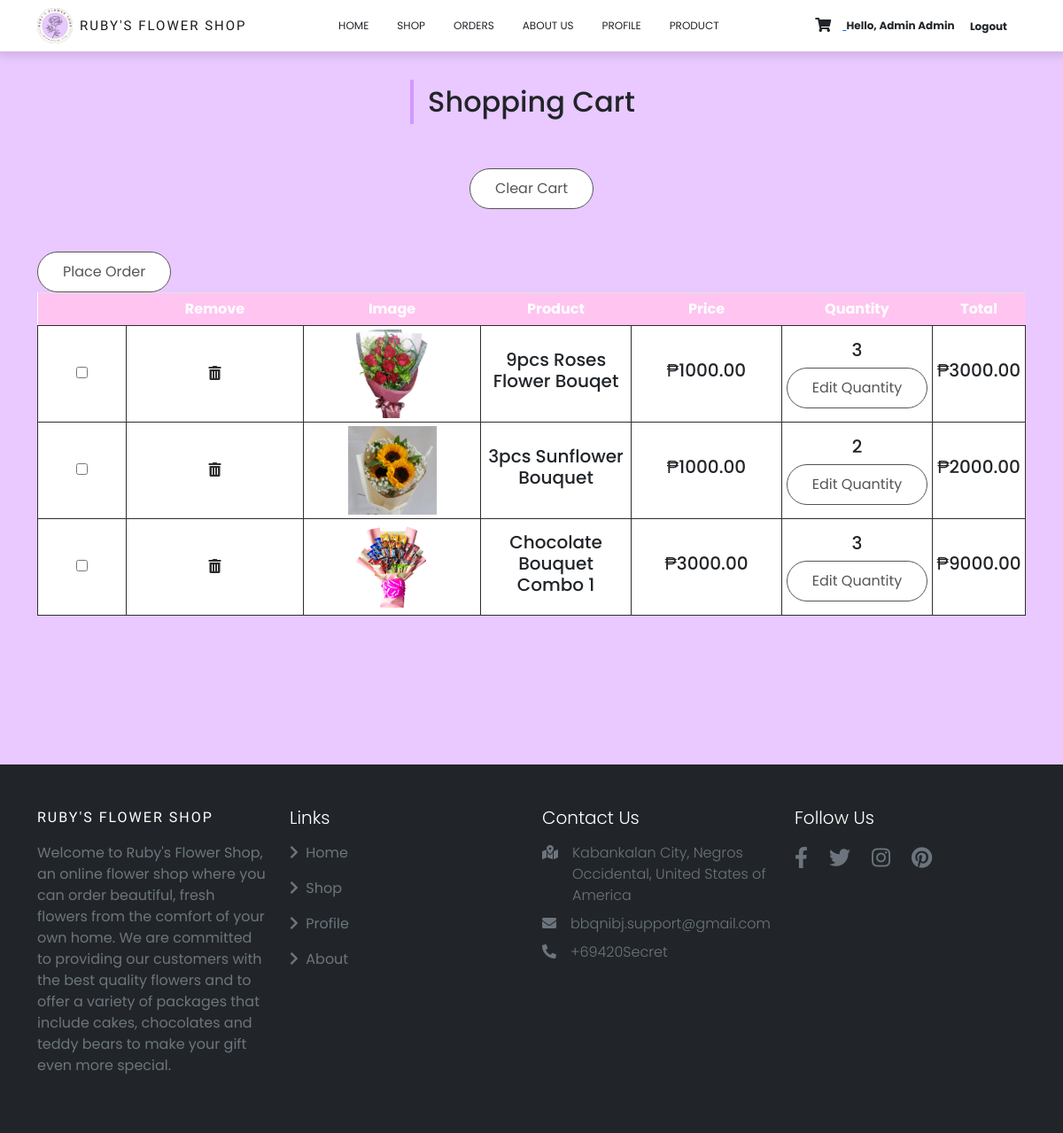
Screenshot of /cart.php (signed in) with the database file from the repository.
### tables this page shows
CREATE TABLE `user` (
  `user_ID` int(11) NOT NULL,
  `user_level` int(1) NOT NULL,
  `user_email` varchar(255) NOT NULL,
  `user_password` varchar(255) NOT NULL,
  `user_fname` varchar(255) NOT NULL,
  `user_lname` varchar(255) NOT NULL,
  `user_MI` varchar(3) NOT NULL,
  `user_gender` varchar(255) NOT NULL,
  `user_phonenumber` varchar(255) NOT NULL,
  `user_birthdate` varchar(255) NOT NULL
);

CREATE TABLE `cart` (
  `cart_ID` int(11) NOT NULL,
  `user_ID` int(11) NOT NULL,
  `prod_ID` int(11) NOT NULL,
  `prod_quantity` int(11) NOT NULL
);

CREATE TABLE `product` (
  `prod_ID` int(11) NOT NULL,
  `prod_name` varchar(255) NOT NULL,
  `prod_category` varchar(255) NOT NULL,
  `prod_price` double NOT NULL,
  `prod_details` text NOT NULL,
  `prod_dateAdded` varchar(255) NOT NULL,
  `prod_picture` varchar(255) NOT NULL
);

### functions.php (called while the page is built)
<?php
function check_login($con){
    if(isset($_SESSION['user_email'])){
        $id = $_SESSION['user_email'];
        $query = "select * from user where user_email = '$id' limit 1";
        $result = mysqli_query($con, $query);
        if($result && mysqli_num_rows($result) > 0){
            $user_data = mysqli_fetch_assoc($result);
            return $user_data;
        }
    }
    else{
    header("Location: login.php");
    die;
    }
}

### cart.php (the view, shortened to what this page needs)
<?php
    include("connection.php");
    include("functions.php");
    $user_data = check_login($con);
    include("header.php");
$user_ID = $user_data['user_ID'];
$sql = ("SELECT * FROM cart WHERE user_ID ='$user_ID'");
mysqli_query($con, $sql);
$result = mysqli_query($con, $sql);
$num = mysqli_num_rows($result);
if($num >= 1){
                echo'
                <section id = "special" class = "pt-5">
                    <div class = "container">
                        <div class = "title text-center pt-5">
                            <h2 class = "position-relative d-inline-block">Shopping Cart</h2>
                        </div>
                    </div>
                </section>';
                echo"
                <section id='cart-container' class='container my-5'>
                        <table width='100%' class='table table-bordered table-sm align-middle text-center bg-white table-hover'>
                            <thead>
                                <tr>
                                    <td></td>
                                    <td>Remove</td>
                                    <td>Image</td>
                                    <td>Product</td>
                                    <td>Price</td>
                                    <td>Quantity</td>
                                    <td>Total</td>
                                </tr>
                            </thead>
                            <tbody>
                            <form action='transaction.php' method='post'>
                            <tr>";
                while($row = mysqli_fetch_array( $result )){
                    $cart_ID = $row['cart_ID'];
                    $cart_prod_ID = $row['prod_ID'];
                    $prod_quantity = $row['prod_quantity'];
                    $sql2 = ("select * from product where prod_ID = '$cart_prod_ID'");
                    mysqli_query($con, $sql2);
                    $result2 = mysqli_query($con, $sql2);
                    $row2 = mysqli_fetch_array($result2);
                    $prod_ID = $row2['prod_ID'];
                    $prod_price = $row2['prod_price'];
                    $total = $prod_price * $prod_quantity;
                                    echo"
                                            <td>
                                            <input type='checkbox' id='cart' name='product[]' value='$prod_ID'></td>
                                            <td><a href='delete_cart.php?id=$cart_ID'><i class='fas fa-trash-alt'></i></a></td>
                                            <td><img src = 'images/products/{$row2['prod_picture']}' width='200'  ></td>
                                            <td>
                                                <h5>{$row2['prod_name']}</h5>
                                            </td>
                                            <td>
                                                <h5>₱{$row2['prod_price']}.00</h5>
                                            </td>
                                            <td>
                                                <h5>{$row['prod_quantity']}</h5>
                                                <a href='editQuantity2.php?prod_ID=$prod_ID&cart_ID=$cart_ID&user_ID=$user_ID&prod_quantity=$prod_quantity' class='btn btn-primary'>Edit Quantity</a>
                                            </td>
                                            <td>
                                                <h5>₱$total.00</h5>
                                            </td>
                                        </tr>";
                    }
                    echo "
                    <div class='text-center px-2 pb-5'><a href='deleteAllfromCart.php?user_ID=$user_ID' class='btn btn-secondary text-center'>Clear Cart</a></div>
                    <input type ='submit' class='btn btn-primary' value='Place Order' name='create'/>
                    </form>";
}
echo"
</tbody>
</table>
</section>";
?>
<?php
include('footer.php');
?>

### header.php (shortened to what this page needs)
<!DOCTYPE html>
<html lang="en">
<head>
    <link rel="stylesheet" href="https://cdnjs.cloudflare.com/ajax/libs/font-awesome/5.15.4/css/all.min.css" />
    <link rel = "stylesheet" href = "bootstrap-5.0.2-dist/css/bootstrap.min.css">
    <link rel = "stylesheet" href = "css/main.css">
</head>
<body>
    <nav class = "navbar navbar-expand-lg navbar-light bg-white py-1 fixed-top">
    <div class = "container">
            <a class = "navbar-brand d-flex justify-content-between align-items-center order-lg-0" href = "index.php">
                <img src = "images/rubylogo.png" alt = "site icon">
                <span class = "logoText text-uppercase fw-lighter ms-2">Ruby's Flower Shop</span>
            </a>
            <div class = "order-lg-2 nav-btns px-2">
            <a href="cart.php">
                <button type = "button" class = "btn position-relative text-dark">
                    <i class = "fa fa-shopping-cart"></i>
                </button>
            </a>
            <b class="userGreet">Hello, <?php echo $user_data['user_fname']," ", $user_data['user_lname']?></b>
                    <a href="logout.php">
                        <button type = "button" class = "btn position-relative">
                            <b class="userGreet">Logout</b>
                        </button>
                    </a>
            </div>
            <div class = "collapse navbar-collapse order-lg-1" id = "navMenu">
                <ul class = "navbar-nav mx-auto text-center">
                    <li class = "nav-item px-2 py-2 d-flex align-items-center">
                        <a class = "nav-link text-uppercase text-dark" href = "index.php#header">home</a>
                    </li>
                    <li class = "nav-item px-2 py-2 d-flex align-items-center">
                        <a class = "nav-link text-uppercase text-dark" href = "index.php#shop">Shop</a>
                    </li>
                    <li class = "nav-item px-2 py-2 d-flex align-items-center">
                            <a class = "nav-link text-uppercase text-dark" href = "pendingOrders.php">Orders</a>
                    </li>
                    <li class = "nav-item px-2 py-2 d-flex align-items-center">
                        <a class = "nav-link text-uppercase text-dark" href = "about.php">About us</a>
                    </li>
                    <li class = "nav-item px-2 py-2 d-flex align-items-center">
                        <a class = "nav-link text-uppercase text-dark" href = "profile.php">Profile</a>
                    </li>
                    <li class = "nav-item px-2 py-2 d-flex align-items-center">
                        <a class = "nav-link text-uppercase text-dark" href = "addproducts.php">Product</a>
                    </li>
                </ul>
            </div>
        </div>
    </nav>

### footer.php (shortened to what this page needs)
<p>&nbsp</p>
<p>&nbsp</p>
<p>&nbsp</p>
<footer class = "bg-dark py-5">
        <div class = "container">
            <div class = "row text-white g-4">
                <div class = "col-md-6 col-lg-3">
                    <a class = "text-uppercase text-decoration-none brand text-white" href = "index.html">Ruby's Flower Shop</a>
                    <p class = "text-white text-muted mt-3">Welcome to Ruby's Flower Shop, an online flower shop where you can order beautiful, fresh flowers from the comfort of your own home. We are committed to providing our customers with the best quality flowers and to offer a variety of packages that include cakes, chocolates and teddy bears to make your gift even more special.</p>
                </div>
                <div class = "col-md-6 col-lg-3">
                    <h5 class = "fw-light">Links</h5>
                    <ul class = "list-unstyled">
                        <li class = "my-3">
                            <a href = "index.php" class = "text-white text-decoration-none text-muted">
                                <i class = "fas fa-chevron-right me-1"></i> Home
                            </a>
                        </li>
                        <li class = "my-3">
                            <a href = "index.php    #shop" class = "text-white text-decoration-none text-muted">
                                <i class = "fas fa-chevron-right me-1"></i> Shop
                            </a>
                        </li>
                        <li class = "my-3">
                            <a href = "profile.php" class = "text-white text-decoration-none text-muted">
                                <i class = "fas fa-chevron-right me-1"></i> Profile
                            </a>
                        </li>
                        <li class = "my-3">
                            <a href = "about.php" class = "text-white text-decoration-none text-muted">
                                <i class = "fas fa-chevron-right me-1"></i> About
                            </a>
                        </li>
                    </ul>
                </div>
                <div class = "col-md-6 col-lg-3">
                    <h5 class = "fw-light mb-3">Contact Us</h5>
                    <div class = "d-flex justify-content-start align-items-start my-2 text-muted">
                        <span class = "me-3">
                            <i class = "fas fa-map-marked-alt"></i>
                        </span>
                        <span class = "fw-light">
                            Kabankalan City, Negros Occidental, United States of America
                        </span>
                    </div>
                    <div class = "d-flex justify-content-start align-items-start my-2 text-muted">
                        <span class = "me-3">
                            <i class = "fas fa-envelope"></i>
                        </span>
                        <span class = "fw-light">
                            bbqnibj.support@gmail.com
                        </span>
                    </div>
                    <div class = "d-flex justify-content-start align-items-start my-2 text-muted">
                        <span class = "me-3">
                            <i class = "fas fa-phone-alt"></i>
                        </span>
                        <span class = "fw-light">
                            +69420Secret
                        </span>
                    </div>
                </div>
                <div class = "col-md-6 col-lg-3">
                    <h5 class = "fw-light mb-3">Follow Us</h5>
                    <div>
                        <ul class = "list-unstyled d-flex">
                            <li>
                                <a href = "#" class = "text-white text-decoration-none text-muted fs-4 me-4">
                                    <i class = "fab fa-facebook-f"></i>
                                </a>
                            </li>
                            <li>
                                <a href = "#" class = "text-white text-decoration-none text-muted fs-4 me-4">
                                    <i class = "fab fa-twitter"></i>
                                </a>
                            </li>
                            <li>
                                <a href = "#" class = "text-white text-decoration-none text-muted fs-4 me-4">
                                    <i class = "fab fa-instagram"></i>
                                </a>
                            </li>
                            <li>
                                <a href = "#" class = "text-white text-decoration-none text-muted fs-4 me-4">
                                    <i class = "fab fa-pinterest"></i>
                                </a>
                            </li>
                        </ul>
                    </div>
                </div>
            </div>
        </div>
    </footer>
</body>
</html>

### css/main.css (style rules this page uses)
:root { --lg-font: 'Kaisei Tokumin', serif; --sm-font: 'Poppins', sans-serif; --red: #d297ff; --primcolor: #ffc4f0; --seccolor: rgb(233, 201, 255); }
body { font-family: var(--sm-font); background: var(--seccolor); }
.btn:not(.nav-btns button) { background-color: #fff; color: rgb(85, 85, 85); padding: 10px 28px; border-radius: 25px; border: 1px solid rgb(85, 85, 85); }
.navbar { -webkit-box-shadow: 0 3px 9px 3px rgba(0, 0, 0, 0.1); box-shadow: 0 3px 9px 3px rgba(0, 0, 0, 0.1); }
.navbar-brand img { width: 40px; }
.navbar-brand span { letter-spacing: 2px; font-family: var(--lg-font); }
.logoText { font-size: 15px; }
.nav-link { font-size: 12px; }
.nav-item { border-bottom: 0.5px solid rgba(0, 0, 0, 0.05); }
.userGreet { font-size: 12px; }
.title h2::before { position: absolute; content: ""; width: 4px; height: 50px; background-color: var(--red); left: -20px; top: 50%; -webkit-transform: translateY(-50%); -ms-transform: translateY(-50%); transform: translateY(-50%); }
footer .brand { font-family: var(--lg-font); letter-spacing: 2px; }
footer a { -webkit-transition: color 0.3s ease; -o-transition: color 0.3s ease; transition: color 0.3s ease; }
@media (min-width: 992px) { .nav-item { border-bottom: none; } }
#cart-container table thead { font-weight: 700; }
#cart-container table thead td { background-color: var(--primcolor); color: #fff; border: none; padding: 6px 0; }
#cart-container table td { border: 1px solid rgb(46, 46, 46); text-align: center; }
#cart-container table td:nth-child(1) { width: 100px; }
#cart-container table td:nth-child(2), #cart-container table td:nth-child(3) { width: 200px; }
#cart-container table td:nth-child(4), #cart-container table td:nth-child(5), #cart-container table td:nth-child(5) { width: 170px; }
#cart-container table tbody img { width: 100px; height: 100px; object-fit: cover; }
#cart-container table tbody i { color: rgb(46, 46, 46); }

### rows the page displays
user: user_fname "Admin", user_lname "Admin"
cart: prod_ID.prod_picture (picture), prod_ID.prod_name "9pcs Roses Flower Bouqet", prod_ID.prod_price "1000", prod_quantity "3", total "3000"
cart: prod_ID.prod_picture (picture), prod_ID.prod_name "3pcs Sunflower Bouquet", prod_ID.prod_price "1000", prod_quantity "2", total "2000"
cart: prod_ID.prod_picture (picture), prod_ID.prod_name "Chocolate Bouquet Combo 1", prod_ID.prod_price "3000", prod_quantity "3", total "9000"
